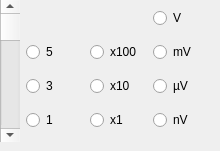
              <widget class="QWidget" name="SensitivityNormal">
               <attribute name="title">
                <string>Sensitivity</string>
               </attribute>
               <widget class="QScrollBar" name="SensNormalSlider">
                <property name="geometry">
                 <rect>
                  <x>0</x>
                  <y>0</y>
                  <width>20</width>
                  <height>142</height>
                 </rect>
                </property>
                <property name="sizePolicy">
                 <sizepolicy hsizetype="Fixed" vsizetype="MinimumExpanding">
                  <horstretch>0</horstretch>
                  <verstretch>0</verstretch>
                 </sizepolicy>
                </property>
                <property name="baseSize">
                 <size>
                  <width>20</width>
                  <height>142</height>
                 </size>
                </property>
                <property name="orientation">
                 <enum>Qt::Orientation::Vertical</enum>
                </property>
               </widget>
               <widget class="QWidget" name="SensNormalGrid" native="true">
                <property name="geometry">
                 <rect>
                  <x>26</x>
                  <y>0</y>
                  <width>185</width>
                  <height>142</height>
                 </rect>
                </property>
                <property name="sizePolicy">
                 <sizepolicy hsizetype="MinimumExpanding" vsizetype="MinimumExpanding">
                  <horstretch>0</horstretch>
                  <verstretch>0</verstretch>
                 </sizepolicy>
                </property>
                <property name="baseSize">
                 <size>
                  <width>185</width>
                  <height>142</height>
                 </size>
                </property>
                <layout class="QGridLayout" name="gridLayout_9">
                 <item row="2" column="0">
                  <widget class="QRadioButton" name="SensNormal3">
                   <property name="text">
                    <string>3</string>
                   </property>
                   <property name="autoExclusive">
                    <bool>false</bool>
                   </property>
                  </widget>
                 </item>
                 <item row="1" column="1">
                  <widget class="QRadioButton" name="SensNormalx100">
                   <property name="text">
                    <string>x100</string>
                   </property>
                   <property name="autoExclusive">
                    <bool>false</bool>
                   </property>
                  </widget>
                 </item>
                 <item row="0" column="2">
                  <widget class="QRadioButton" name="SensNormalV">
                   <property name="text">
                    <string>V</string>
                   </property>
                   <property name="autoExclusive">
                    <bool>false</bool>
                   </property>
                  </widget>
                 </item>
                 <item row="2" column="2">
                  <widget class="QRadioButton" name="SensNormalmicroV">
                   <property name="text">
                    <string>µV</string>
                   </property>
                   <property name="autoExclusive">
                    <bool>false</bool>
                   </property>
                  </widget>
                 </item>
                 <item row="2" column="1">
                  <widget class="QRadioButton" name="SensNormalx10">
                   <property name="text">
                    <string>x10</string>
                   </property>
                   <property name="autoExclusive">
                    <bool>false</bool>
                   </property>
                  </widget>
                 </item>
                 <item row="1" column="2">
                  <widget class="QRadioButton" name="SensNormalmV">
                   <property name="text">
                    <string>mV</string>
                   </property>
                   <property name="autoExclusive">
                    <bool>false</bool>
                   </property>
                  </widget>
                 </item>
                 <item row="3" column="1">
                  <widget class="QRadioButton" name="SensNormalx1">
                   <property name="text">
                    <string>x1</string>
                   </property>
                   <property name="autoExclusive">
                    <bool>false</bool>
                   </property>
                  </widget>
                 </item>
                 <item row="3" column="2">
                  <widget class="QRadioButton" name="SensNormalnV">
                   <property name="text">
                    <string>nV</string>
                   </property>
                   <property name="autoExclusive">
                    <bool>false</bool>
                   </property>
                  </widget>
                 </item>
                 <item row="3" column="0">
                  <widget class="QRadioButton" name="SensNormal1">
                   <property name="text">
                    <string>1</string>
                   </property>
                   <property name="autoExclusive">
                    <bool>false</bool>
                   </property>
                  </widget>
                 </item>
                 <item row="1" column="0">
                  <widget class="QRadioButton" name="SensNormal5">
                   <property name="text">
                    <string>5</string>
                   </property>
                   <property name="autoExclusive">
                    <bool>false</bool>
                   </property>
                  </widget>
                 </item>
                </layout>
               </widget>
              </widget>
